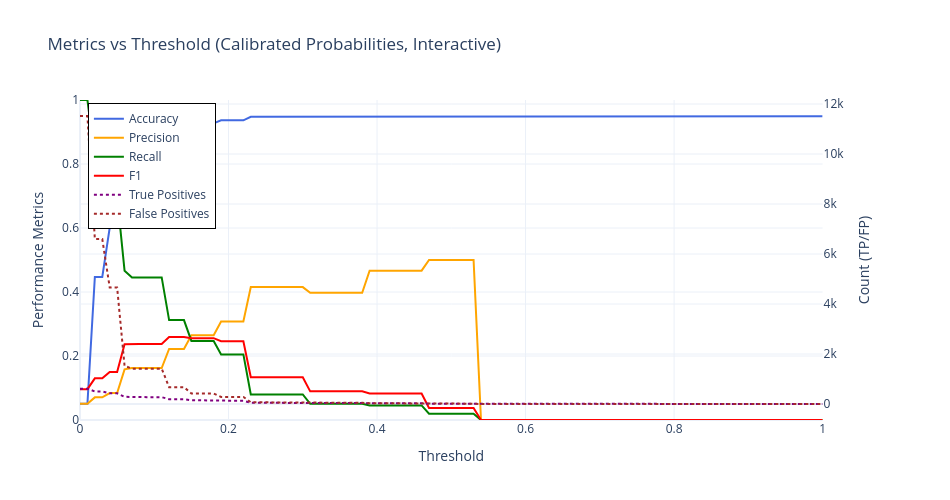

This figure's notebook cell:
### Code cell
dt_res_cal, best_dt_cal = calibration_results(best_dt, X_train_enc_df, X_test_enc_df,
                                               y_train, y_test, model_name='DT')

# # At deployment:
# prob = best_dt_cal['isotonic'].predict(
#        best_dt_cal['model'].predict_proba(X_new)[:, 1])
